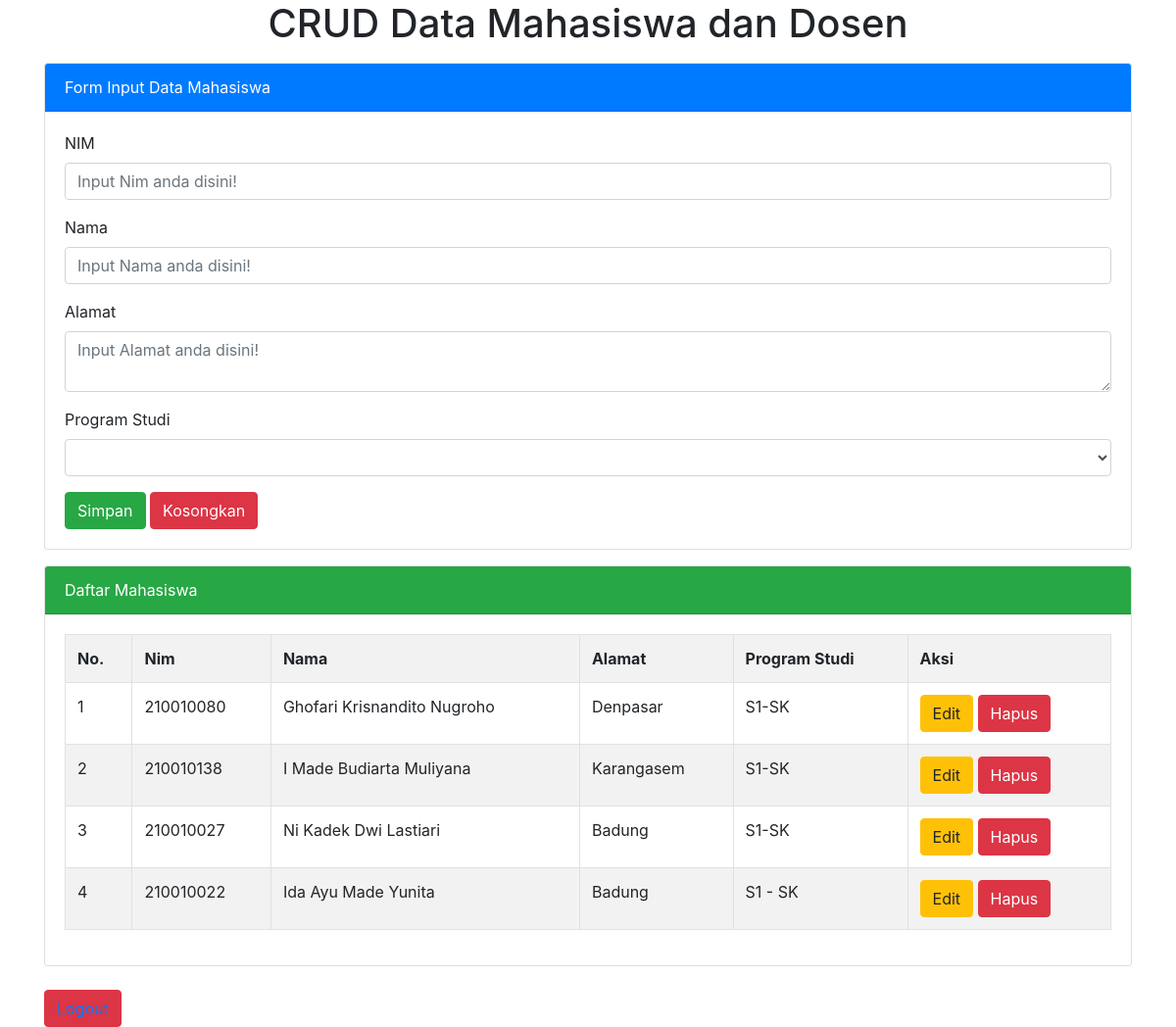
The page / on the database its author committed.
### tables this page shows
CREATE TABLE `tmhs` (
  `id_mhs` int(11) NOT NULL,
  `nim` varchar(9) NOT NULL,
  `nama` varchar(100) NOT NULL,
  `alamat` varchar(128) NOT NULL,
  `prodi` varchar(50) NOT NULL
);

### index.php (the view, shortened to what this page needs)
<?php
$server = "localhost";
$user = "root";
$pass = "";
$database = "tugasphp";
$koneksi = mysqli_connect($server, $user, $pass, $database) or die(mysqli_error($koneksi));
?>
<!DOCTYPE html>
<html>
<head>
	<link rel="stylesheet" type="text/css" href="css/bootstrap.min.css">
</head>
<body>
	<div class="container">
		<h1 class="text-center">CRUD Data Mahasiswa dan Dosen</h1>
		<div class="card mt-3">
			<div class="card-header bg-primary text-white">
				Form Input Data Mahasiswa
			</div>
			<div class="card-body">
				<form method="post" action="">
					<div class="form-group">
						<label>NIM</label>
						<input type="text" name="tnim" value="<?= @$vnim ?>" class="form-control" placeholder="Input Nim anda disini!" required>
					</div>
					<div class="form-group">
						<label>Nama</label>
						<input type="text" name="tnama" value="<?= @$vnama ?>" class="form-control" placeholder="Input Nama anda disini!" required>
					</div>
					<div class="form-group">
						<label>Alamat</label>
						<textarea class="form-control" name="talamat" placeholder="Input Alamat anda disini!"><?= @$valamat ?></textarea>
					</div>
					<div class="form-group">
						<label>Program Studi</label>
						<select class="form-control" name="tprodi">
							<option value="<?= @$vprodi ?>"><?= @$vprodi ?></option>
							<option value="S1-SK">S1-SK</option>
						</select>
					</div>
					<button type="submit" class="btn btn-success" name="bsimpan">Simpan</button>
					<button type="reset" class="btn btn-danger" name="breset">Kosongkan</button>
				</form>
			</div>
		</div>
		<div class="card mt-3">
			<div class="card-header bg-success text-white">
				Daftar Mahasiswa
			</div>
			<div class="card-body">
				<table class="table table-bordered table-striped">
					<tr>
						<th>No.</th>
						<th>Nim</th>
						<th>Nama</th>
						<th>Alamat</th>
						<th>Program Studi</th>
						<th>Aksi</th>
					</tr>
					<?php
					$no = 1;
					$tampil = mysqli_query($koneksi, "SELECT * from tmhs order by id_mhs desc");
					while ($data = mysqli_fetch_array($tampil)) :
					?>
						<tr>
							<td><?= $no++; ?></td>
							<td><?= $data['nim'] ?></td>
							<td><?= $data['nama'] ?></td>
							<td><?= $data['alamat'] ?></td>
							<td><?= $data['prodi'] ?></td>
							<td>
								<a href="index.php?hal=edit&id=<?= $data['id_mhs'] ?>" class="btn btn-warning"> Edit </a>
								<a href="index.php?hal=hapus&id=<?= $data['id_mhs'] ?>" onclick="return confirm('Apakah yakin ingin menghapus data ini?')" class="btn btn-danger"> Hapus </a>
							</td>
						</tr>
					<?php endwhile; ?>
				</table>
			</div>
		</div>
	</div>
	<br>
	<div class="container">
		<button type="button" class="btn btn-danger"><a href="login.php">Logout</a></button>
	</div>
</body>
</html>

### rows shown on the page
tmhs: nim "210010080", nama "Ghofari Krisnandito Nugroho", alamat "Denpasar", prodi "S1-SK"
tmhs: nim "210010138", nama "I Made Budiarta Muliyana", alamat "Karangasem", prodi "S1-SK"
tmhs: nim "210010027", nama "Ni Kadek Dwi Lastiari", alamat "Badung", prodi "S1-SK"
tmhs: nim "210010022", nama "Ida Ayu Made Yunita", alamat "Badung", prodi "S1 - SK"
